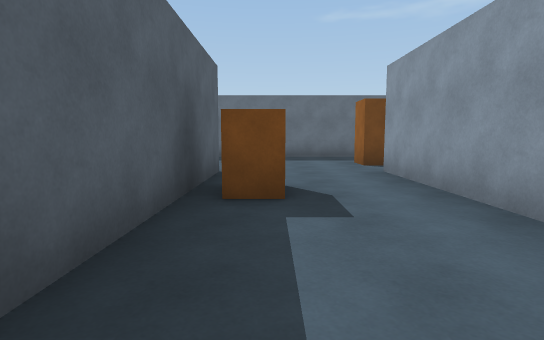
View 1 (above)

17 first-person views from a walk through a 3-D level made in the Unity game engine. The camera is 1.2 m above the floor, tilts 6° down and sees 80° across. The floor is counted in squares, 2 m on a side. Each view is taken from the middle of a square. On the plan, view 1 faces up. The plan holds only what a view shows up to about 10 squares ahead; the rest is blank. Some animated figures are not drawn.

View 2
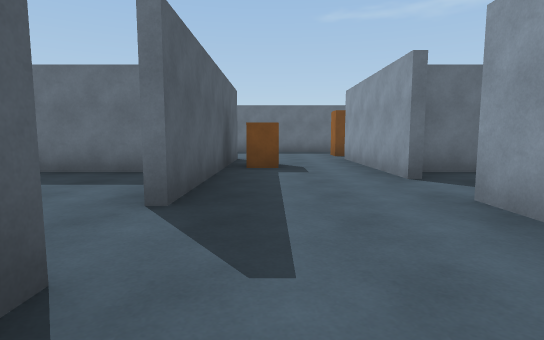

View 3
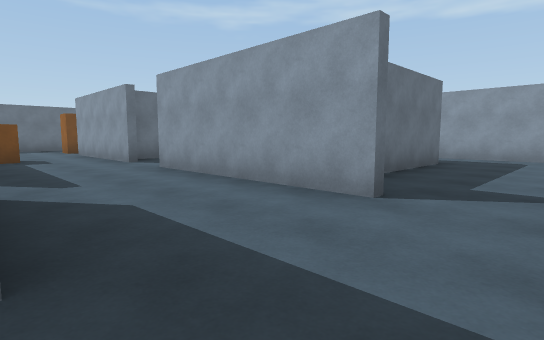

View 4
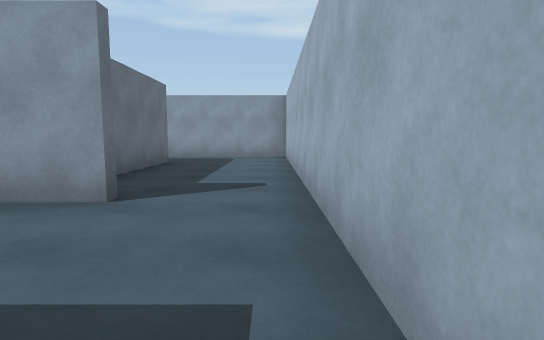

View 5
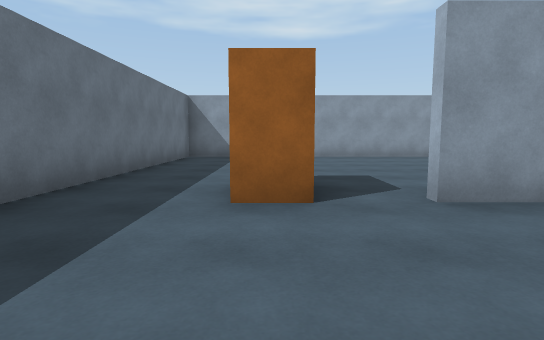

View 6
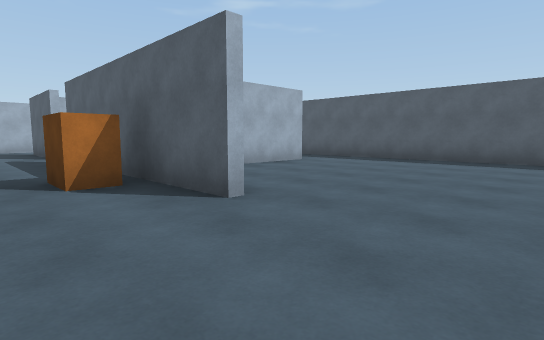

View 7
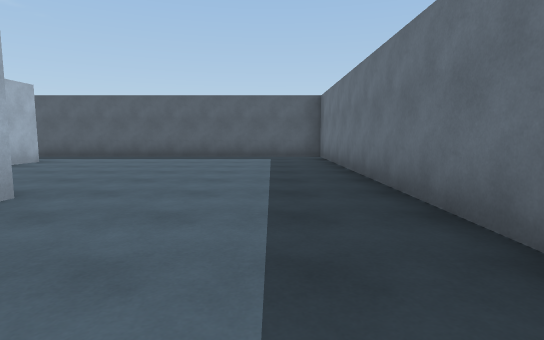

View 8
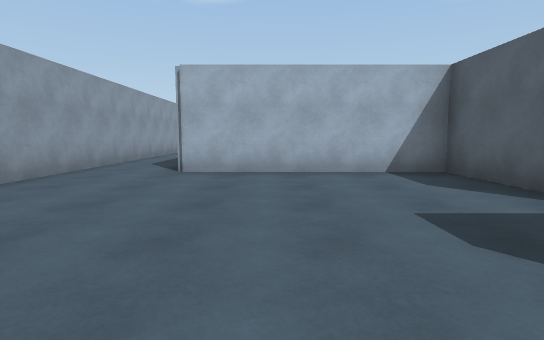

View 9
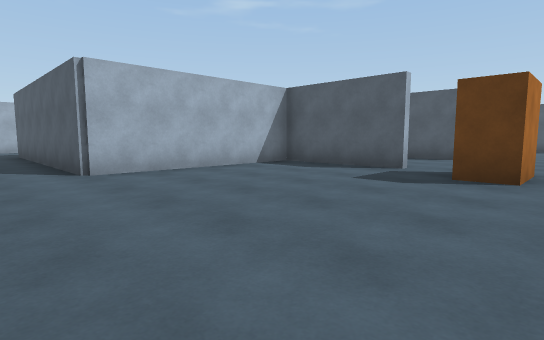

View 10
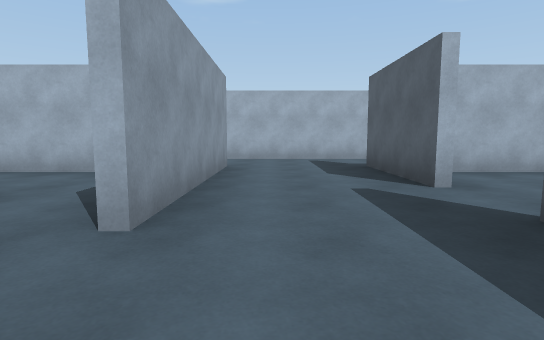

View 11
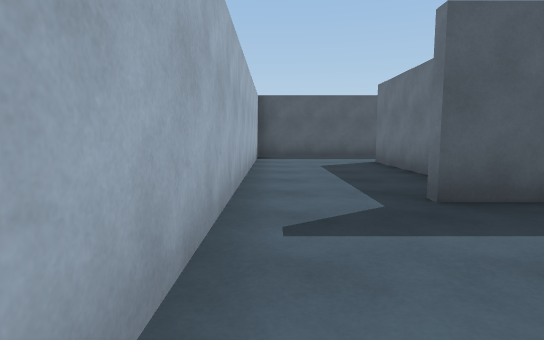

View 12
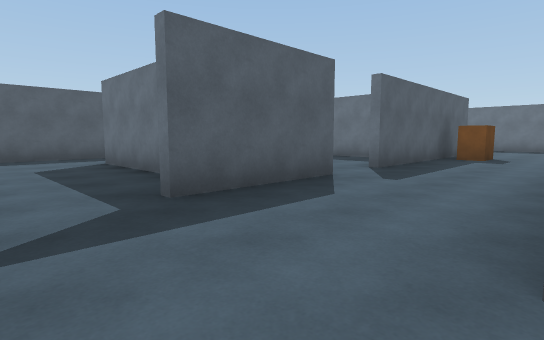

View 13
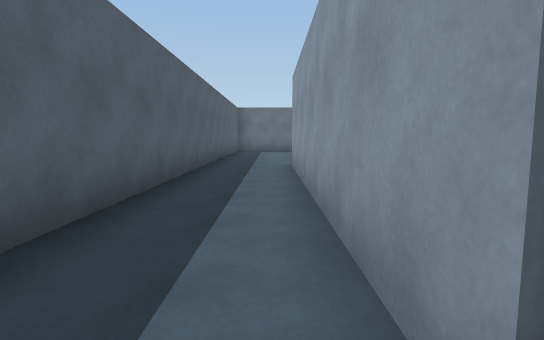

View 14
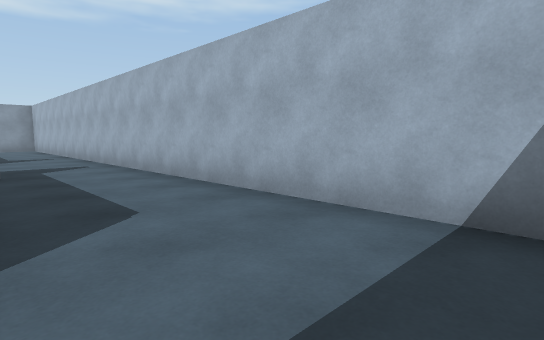

View 15
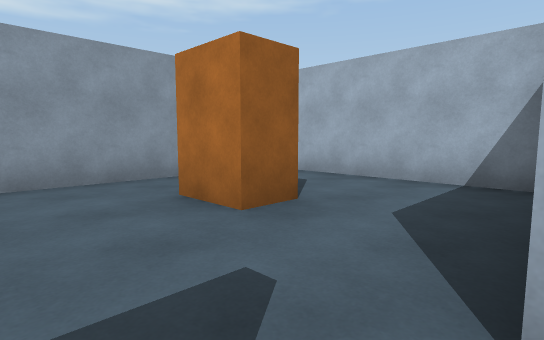

View 16
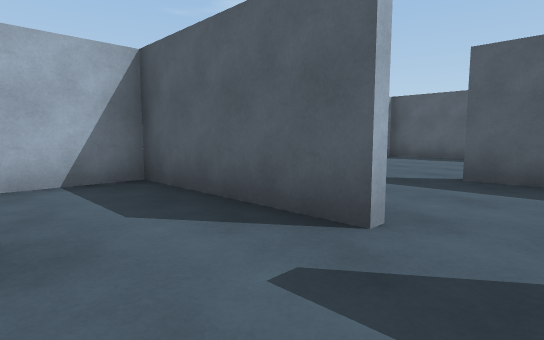

View 17
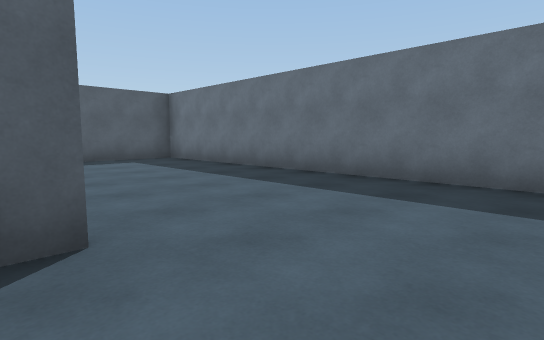

### Floor plan
Ten units are one square. View 1 is at (0, 0); x grows to the right and y downward. Boxes are objects, and circles mark ways between rooms. Rooms are numbered by the first view taken in them; rooms with no view inside come last. Other rooms are left out.
<svg viewBox="-79 -99 168 169">
<path fill="none" stroke="#000" d="M19 -14 19 -45M1 -40 1 -30 -5 -30M-9 -34 -9 2M-5 -40 1 -40M-9 -56 -9 -34M19 -45 19 -55M-9 16 -9 45M21 -56 21 -26 66 -26 66 36 39 36M-29 36 -56 36 -56 -26 -35 -26M19 46 19 0M-69 64 84 64 84 -58M84 -81 84 -94 -74 -94 -74 65M40 14 40 7 50 7M21 -1 21 34 58 34M64 15 64 -6M35 -24 24 -24M-54 14 -54 35M-36 34 -20 34M-21 -24 -40 -24"/>
<rect x="15" y="-75" width="20" height="10" fill="#bbb"><title>other object</title></rect>
<circle cx="10" cy="-40" r="3" fill="#2a7"/>
<circle cx="5" cy="0" r="3" fill="#2a7"/>
<circle cx="20" cy="-10" r="3" fill="#2a7"/>
<circle cx="-10" cy="10" r="3" fill="#2a7"/>
<text x="10" y="-20">1</text>
<text x="-20" y="-30">2</text>
<text x="40" y="10">3</text>
<text x="-30" y="10">4</text>
</svg>
Room 1 opens to room 2. Room 1 opens to room 3. Room 2 opens to room 4.

Where each view was taken, in squares from view 1:
view 1: 0 up, 0 right, facing up
view 2: 3 down, 0 right, facing up
view 3: 6 down, 1 left, facing up-right
view 4: 6 down, 1 left, facing right
view 5: 7 up, 1 left, facing right
view 6: 8 up, 1 right, facing down-left
view 7: 8 up, 2 right, facing left
view 8: 8 up, 5 right, facing down
view 9: 8 up, 8 right, facing down-left
view 10: 2 up, 1 right, facing down
view 11: 6 down, 2 right, facing left
view 12: 6 down, 2 right, facing up-left
view 13: 4 down, 6 left, facing up
view 14: 4 down, 7 left, facing down-right
view 15: 1 up, 2 right, facing down-right
view 16: 1 up, 4 right, facing down-left
view 17: 5 up, 1 right, facing up-left
